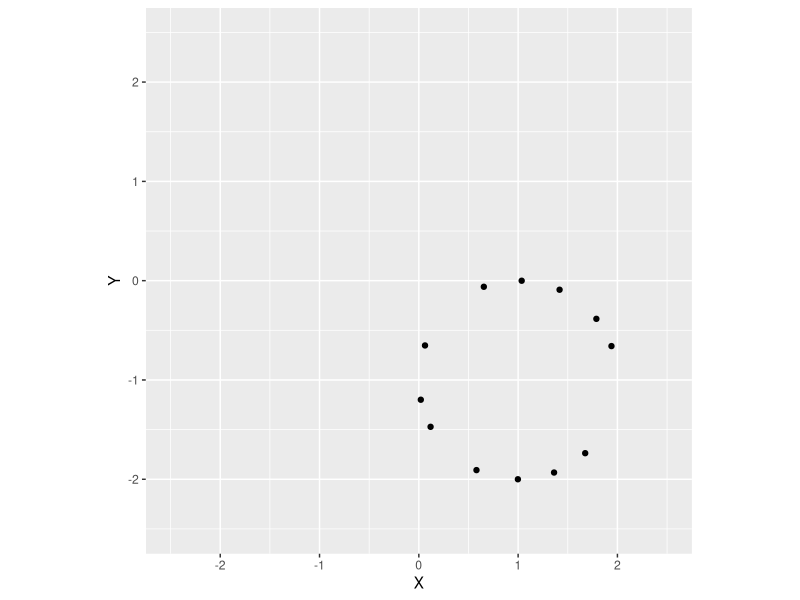
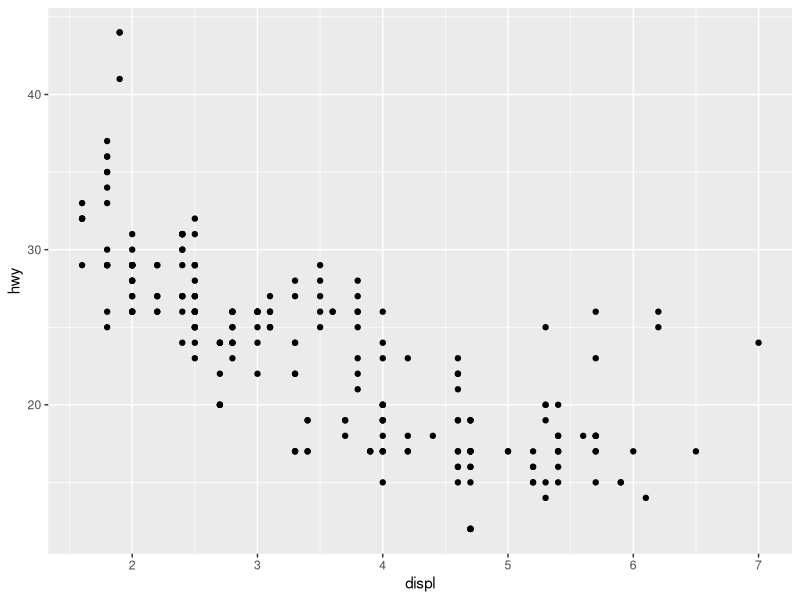

These charts were generated, in order, by the following R code: (Note: this script raises an error after producing the figures.)
## ---- chunk 1
x <- rep(seq(0.2, 1.8, length = 5), 2) + runif(10, -0.15, 0.15)
X <- c(0.02, x, 1.94)
Y <- sqrt(1 - (X - 1)^2)
Y[1:6] <- -1 * Y[1:6]
Y <- Y - 1
order <- sample(1:10)
knitr::kable(round(data.frame(X = X[order], Y = Y[order]), 2))
## ---- chunk 2
ggplot2::qplot(X, Y) + ggplot2::coord_fixed(ylim = c(-2.5, 2.5), xlim = c(-2.5, 2.5))
## ---- chunk 3
library(ggplot2)
## ---- chunk 4
ggplot(data = mpg) + 
  geom_point(mapping = aes(x = displ, y = hwy))
## ---- chunk 5
knitr::include_graphics("images/visualization-1.png")
## ---- chunk 6
knitr::include_graphics("images/visualization-2.png")
## ---- chunk 7
ggplot(data = mpg) + 
  geom_point(mapping = aes(x = displ, y = hwy, color = class))
## ---- chunk 8
ggplot(data = mpg) + 
  geom_point(mapping = aes(x = displ, y = hwy, size = class))
## ---- chunk 9
ggplot(data = mpg) + 
  geom_point(mapping = aes(x = displ, y = hwy, alpha = class))
## ---- chunk 10
ggplot(data = mpg) + 
  geom_point(mapping = aes(x = displ, y = hwy, shape = class))
## ---- chunk 11
ggplot(data = mpg) + 
  geom_point(mapping = aes(x = displ, y = hwy), color = "blue")
## ---- chunk 12
pchShow <-
  function(extras = c("*",".", "o","O","0","+","-","|","%","#"),
           cex = 2, 
           col = "red3", bg = "gold", coltext = "brown", cextext = 1.1,
           main = "")
  {
    nex <- length(extras)
    np  <- 26 + nex
    ipch <- 0:(np-1)
    k <- floor(sqrt(np))
    dd <- c(-1,1)/2
    rx <- dd + range(ix <- ipch %/% k)
    ry <- dd + range(iy <- 3 + (k-1)- ipch %% k)
    pch <- as.list(ipch) # list with integers & strings
    if(nex > 0) pch[26+ 1:nex] <- as.list(extras)
    plot(rx, ry, type = "n", axes  =  FALSE, xlab = "", ylab = "", main = main)
    abline(v = ix, h = iy, col = "lightgray", lty = "dotted")
    for(i in 1:np) {
      pc <- pch[[i]]
      points(ix[i], iy[i], pch = pc, col = col, bg = bg, cex = cex)
      if(cextext > 0)
          text(ix[i] - 0.4, iy[i], pc, col = coltext, cex = cextext)
    }
  }

pchShow()
## ---- chunk 13
ggplot(data = mpg) + 
  geom_point(mapping = aes(x = displ, y = hwy))

ggplot(data = mpg) + 
  geom_smooth(mapping = aes(x = displ, y = hwy))
## ---- chunk 14
ggplot(data = mpg) + 
  geom_smooth(mapping = aes(x = displ, y = hwy, linetype = drv))
## ---- chunk 15
ggplot(data = mpg, mapping = aes(x = displ, y = hwy, color = drv)) + 
  geom_point() +
  geom_smooth(mapping = aes( linetype = drv))
## ---- chunk 16
knitr::include_graphics("images/visualization-geoms-1.png")
knitr::include_graphics("images/visualization-geoms-2.png")
knitr::include_graphics("images/visualization-geoms-3.png")
knitr::include_graphics("images/visualization-geoms-4.png")
## ---- chunk 17
ggplot(data = mpg) + 
  geom_point(mapping = aes(x = displ, y = hwy)) +
  geom_smooth(mapping= aes(x = displ, y = hwy))
## ---- chunk 18
ggplot(data = mpg, mapping = aes(x = displ, y = hwy)) + 
  geom_point() + 
  geom_smooth()
## ---- chunk 19
ggplot(data = mpg, mapping = aes(x = displ, y = hwy)) + 
  geom_point(mapping = aes(color = class)) + 
  geom_smooth()
## ---- chunk 20
ggplot(data = mpg, mapping = aes(x = displ, y = hwy)) + 
  geom_point() + 
  geom_smooth(data = subset(mpg, cyl == 8))
## ---- chunk 21
ggplot(data = diamonds) + 
  geom_bar(mapping = aes(x = cut))
## ---- chunk 22
ggplot(data = diamonds) + 
  geom_bar(mapping = aes(x = cut, fill = cut))
## ---- chunk 23
ggplot(data = diamonds) + 
  geom_bar(mapping = aes(x = cut, color = cut))
## ---- chunk 24
ggplot(data = diamonds) + 
  geom_bar(mapping = aes(x = cut, fill = cut))
## ---- chunk 25
ggplot(data = diamonds) + 
  geom_bar(mapping = aes(x = cut, fill = clarity))
## ---- chunk 26
ggplot(data = diamonds) + 
  geom_bar(mapping = aes(x = cut, fill = clarity), position = "dodge")
## ---- chunk 27
ggplot(data = diamonds) + 
  geom_bar(mapping = aes(x = cut, fill = clarity), position = "identity") +
  ggtitle('Position = "identity"')
## ---- chunk 28
ggplot(data = diamonds) + 
  geom_bar(mapping = aes(x = cut, fill = clarity), position = "stack") +
  ggtitle('Position = "stack"')
## ---- chunk 29
ggplot(data = diamonds) + 
  geom_bar(mapping = aes(x = cut, fill = clarity), position = "fill") +
  ggtitle('Position = "fill"')
## ---- chunk 30
ggplot(data = diamonds) + 
  geom_bar(mapping = aes(x = cut, fill = clarity), position = "dodge") +
  ggtitle('Position = "dodge"')
## ---- chunk 31
ggplot(data = mpg) + 
  geom_point(mapping = aes(x = displ, y = hwy))
## ---- chunk 32
ggplot(data = mpg) + 
  geom_point(mapping = aes(x = displ, y = hwy), position = "jitter") + 
  ggtitle('Position = "jitter"')
## ---- chunk 33
ggplot(data = diamonds) + 
  geom_bar(mapping = aes(x = cut))
## ---- chunk 34
head(diamonds)
## ---- chunk 35
knitr::include_graphics("images/visualization-stat-bar.png")
## ---- chunk 36
knitr::include_graphics("images/visualization-stat-point.png")
## ---- chunk 37
demo <- data.frame(
  a = c("bar_1","bar_2","bar_3"),
  b = c(20, 30, 40)
)

demo

ggplot(data = demo) +
  geom_bar(mapping = aes(x = a, y = b), stat = "identity")
## ---- chunk 38
ggplot(data = diamonds) +
  geom_bar(mapping = aes(x = cut), width = 1)
## ---- chunk 39
ggplot(data = diamonds) + 
  geom_count(mapping = aes(x = cut, y = clarity))
## ---- chunk 40
ggplot(data = diamonds) + 
  geom_count(mapping = aes(x = cut, y = clarity, size = ..prop.., group = clarity))
## ---- chunk 41
knitr::include_graphics("images/visualization-stats.png")
## ---- chunk 42
ggplot(data = diamonds) + 
  geom_bar(mapping = aes(x = cut, fill = cut))
ggplot(data = diamonds) + 
  geom_bar(mapping = aes(x = cut, fill = cut), width = 1) + 
  coord_polar()
## ---- chunk 43
ggplot(data = diamonds) + 
  geom_bar(mapping = aes(x = cut, fill = cut), width = 1) + 
  coord_polar()
## ---- chunk 44
ggplot(data = diamonds) + 
  geom_bar(mapping = aes(x = factor(1), fill = cut), width = 1) + 
  coord_polar(theta = "y")
## ---- chunk 45
knitr::include_graphics("images/visualization-coordinate-systems.png")
## ---- chunk 46
ggplot(data = diamonds) + 
  geom_bar(mapping = aes(x = cut, fill = cut), width = 1) + 
  coord_polar() + 
  facet_wrap( ~ clarity)
## ---- chunk 47
ggplot(data = diamonds) + 
  geom_bar(mapping = aes(x = cut, fill = cut), width = 1) + 
  coord_polar() + 
  facet_grid(color ~ clarity)
## ---- chunk 48
ggplot(data = mpg) + 
  geom_point(mapping = aes(x = displ, y = hwy)) +
  facet_wrap(~ class)
## ---- chunk 49
knitr::include_graphics("images/visualization-grammar-1.png")
## ---- chunk 50
knitr::include_graphics("images/visualization-grammar-2.png")
## ---- chunk 51
knitr::include_graphics("images/visualization-grammar-3.png")
## ---- chunk 52
ggplot(data = mpg, mapping = aes(x = displ, y = hwy)) +
  geom_point(mapping = aes(color = class)) +
  geom_smooth() + 
  labs(title = "Fuel efficiency vs. Engine size")
## ---- chunk 53
ggplot(data = mpg, mapping = aes(x = displ, y = hwy)) +
  geom_point(mapping = aes(color = class)) +
  geom_smooth() + 
  labs(title = "Fuel efficiency vs. Engine size",
       x = "Engine displacement (L)", 
       y = "Highway fuel efficiency (mpg)") 
## ---- chunk 54
ggplot(data = mpg, mapping = aes(x = displ, y = hwy)) +
  geom_point(mapping = aes(color = class)) +
  geom_smooth() + 
  labs(title = "Fuel efficiency vs. Engine size",
       x = "Engine displacement (L)", 
       y = "Highway fuel efficiency (mpg)",
       color = "Type of Car") 
## ---- chunk 55
ggplot(data = mpg, mapping = aes(x = displ, y = hwy)) +
  geom_point(mapping = aes(color = class)) +
  geom_smooth() + 
  coord_cartesian(xlim = c(5, 7), ylim = c(10, 30)) 
## ---- chunk 56
ggplot(data = mpg, mapping = aes(x = displ, y = hwy)) +
  geom_point(mapping = aes(color = class)) +
  geom_smooth() + 
  theme_bw() 
## ---- chunk 57
knitr::include_graphics("images/visualization-themes.png")
